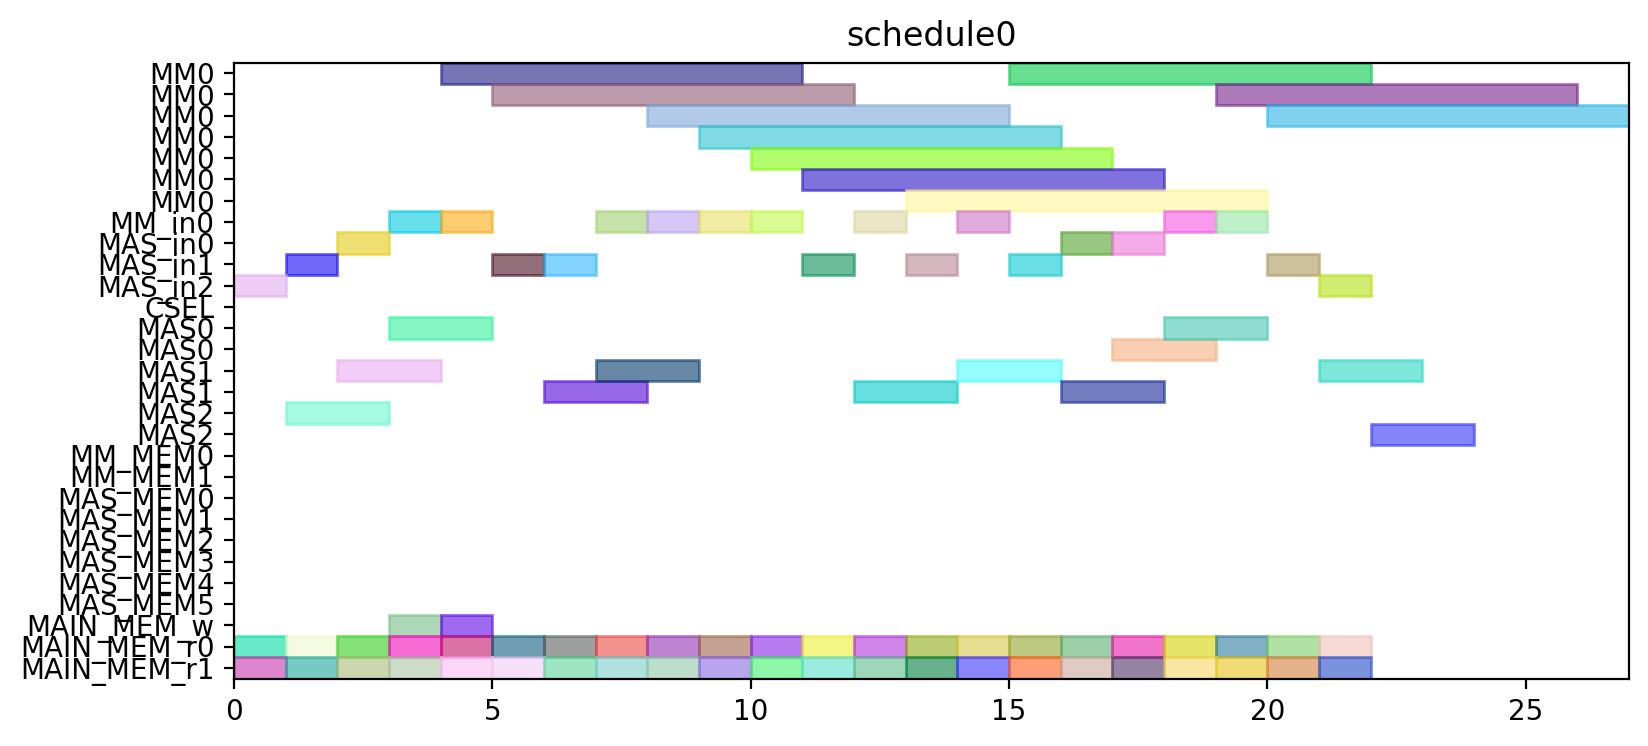

Recreate this plot in Python.
from pyschedule import Scenario, solvers, plotters, alt


def solve():
	horizon = 120
	S = Scenario("schedule0", horizon=horizon)

	# resource
	MM = S.Resources('MM', num=1, size=7)
	MM_in = S.Resources('MM_in', num=1)
	MAS_in = S.Resources('MAS_in', num=3)
	CSEL = S.Resource('CSEL')
	MAS = S.Resources('MAS', num=3, size=2, periods=range(1, horizon))
	MM_MEM = S.Resources('MM_MEM', num=2)
	MAS_MEM = S.Resources('MAS_MEM', num=6)
	MAIN_MEM_w = S.Resource('MAIN_MEM_w', size=1)
	MAIN_MEM_r = S.Resources('MAIN_MEM_r', num=2)

	# result of previous scheduling

	# new tasks
	c10_t0 = S.Task('c10_t0', length=7, delay_cost=1)
	c10_t0 += alt(MM)
	c10_t0_in = S.Task('c10_t0_in', length=1, delay_cost=1)
	c10_t0_in += alt(MM_in)
	S += c10_t0_in*MM_in[0]<=c10_t0*MM[0]
	c10_t0_mem0 = S.Task('c10_t0_mem0', length=1, delay_cost=1)
	c10_t0_mem0 += MAIN_MEM_r[0]
	S += c10_t0_mem0 <= c10_t0

	c10_t0_mem1 = S.Task('c10_t0_mem1', length=1, delay_cost=1)
	c10_t0_mem1 += MAIN_MEM_r[1]
	S += c10_t0_mem1 <= c10_t0

	c10_t1 = S.Task('c10_t1', length=7, delay_cost=1)
	c10_t1 += alt(MM)
	c10_t1_in = S.Task('c10_t1_in', length=1, delay_cost=1)
	c10_t1_in += alt(MM_in)
	S += c10_t1_in*MM_in[0]<=c10_t1*MM[0]
	c10_t1_mem0 = S.Task('c10_t1_mem0', length=1, delay_cost=1)
	c10_t1_mem0 += MAIN_MEM_r[0]
	S += c10_t1_mem0 <= c10_t1

	c10_t1_mem1 = S.Task('c10_t1_mem1', length=1, delay_cost=1)
	c10_t1_mem1 += MAIN_MEM_r[1]
	S += c10_t1_mem1 <= c10_t1

	c10_t2 = S.Task('c10_t2', length=2, delay_cost=1)
	c10_t2 += alt(MAS)
	c10_t2_in = S.Task('c10_t2_in', length=1, delay_cost=1)
	c10_t2_in += alt(MAS_in)
	S += c10_t2_in*MAS_in[0]<=c10_t2*MAS[0]

	S += c10_t2_in*MAS_in[1]<=c10_t2*MAS[1]

	S += c10_t2_in*MAS_in[2]<=c10_t2*MAS[2]

	c10_t2_mem0 = S.Task('c10_t2_mem0', length=1, delay_cost=1)
	c10_t2_mem0 += MAIN_MEM_r[0]
	S += c10_t2_mem0 <= c10_t2

	c10_t2_mem1 = S.Task('c10_t2_mem1', length=1, delay_cost=1)
	c10_t2_mem1 += MAIN_MEM_r[1]
	S += c10_t2_mem1 <= c10_t2

	c10_t3 = S.Task('c10_t3', length=2, delay_cost=1)
	c10_t3 += alt(MAS)
	c10_t3_in = S.Task('c10_t3_in', length=1, delay_cost=1)
	c10_t3_in += alt(MAS_in)
	S += c10_t3_in*MAS_in[0]<=c10_t3*MAS[0]

	S += c10_t3_in*MAS_in[1]<=c10_t3*MAS[1]

	S += c10_t3_in*MAS_in[2]<=c10_t3*MAS[2]

	c10_t3_mem0 = S.Task('c10_t3_mem0', length=1, delay_cost=1)
	c10_t3_mem0 += MAIN_MEM_r[0]
	S += c10_t3_mem0 <= c10_t3

	c10_t3_mem1 = S.Task('c10_t3_mem1', length=1, delay_cost=1)
	c10_t3_mem1 += MAIN_MEM_r[1]
	S += c10_t3_mem1 <= c10_t3

	c20_t0 = S.Task('c20_t0', length=7, delay_cost=1)
	c20_t0 += alt(MM)
	c20_t0_in = S.Task('c20_t0_in', length=1, delay_cost=1)
	c20_t0_in += alt(MM_in)
	S += c20_t0_in*MM_in[0]<=c20_t0*MM[0]
	c20_t0_mem0 = S.Task('c20_t0_mem0', length=1, delay_cost=1)
	c20_t0_mem0 += MAIN_MEM_r[0]
	S += c20_t0_mem0 <= c20_t0

	c20_t0_mem1 = S.Task('c20_t0_mem1', length=1, delay_cost=1)
	c20_t0_mem1 += MAIN_MEM_r[1]
	S += c20_t0_mem1 <= c20_t0

	c20_t1 = S.Task('c20_t1', length=7, delay_cost=1)
	c20_t1 += alt(MM)
	c20_t1_in = S.Task('c20_t1_in', length=1, delay_cost=1)
	c20_t1_in += alt(MM_in)
	S += c20_t1_in*MM_in[0]<=c20_t1*MM[0]
	c20_t1_mem0 = S.Task('c20_t1_mem0', length=1, delay_cost=1)
	c20_t1_mem0 += MAIN_MEM_r[0]
	S += c20_t1_mem0 <= c20_t1

	c20_t1_mem1 = S.Task('c20_t1_mem1', length=1, delay_cost=1)
	c20_t1_mem1 += MAIN_MEM_r[1]
	S += c20_t1_mem1 <= c20_t1

	c20_t2 = S.Task('c20_t2', length=2, delay_cost=1)
	c20_t2 += alt(MAS)
	c20_t2_in = S.Task('c20_t2_in', length=1, delay_cost=1)
	c20_t2_in += alt(MAS_in)
	S += c20_t2_in*MAS_in[0]<=c20_t2*MAS[0]

	S += c20_t2_in*MAS_in[1]<=c20_t2*MAS[1]

	S += c20_t2_in*MAS_in[2]<=c20_t2*MAS[2]

	c20_t2_mem0 = S.Task('c20_t2_mem0', length=1, delay_cost=1)
	c20_t2_mem0 += MAIN_MEM_r[0]
	S += c20_t2_mem0 <= c20_t2

	c20_t2_mem1 = S.Task('c20_t2_mem1', length=1, delay_cost=1)
	c20_t2_mem1 += MAIN_MEM_r[1]
	S += c20_t2_mem1 <= c20_t2

	c20_t3 = S.Task('c20_t3', length=2, delay_cost=1)
	c20_t3 += alt(MAS)
	c20_t3_in = S.Task('c20_t3_in', length=1, delay_cost=1)
	c20_t3_in += alt(MAS_in)
	S += c20_t3_in*MAS_in[0]<=c20_t3*MAS[0]

	S += c20_t3_in*MAS_in[1]<=c20_t3*MAS[1]

	S += c20_t3_in*MAS_in[2]<=c20_t3*MAS[2]

	c20_t3_mem0 = S.Task('c20_t3_mem0', length=1, delay_cost=1)
	c20_t3_mem0 += MAIN_MEM_r[0]
	S += c20_t3_mem0 <= c20_t3

	c20_t3_mem1 = S.Task('c20_t3_mem1', length=1, delay_cost=1)
	c20_t3_mem1 += MAIN_MEM_r[1]
	S += c20_t3_mem1 <= c20_t3

	c01_t0 = S.Task('c01_t0', length=7, delay_cost=1)
	c01_t0 += alt(MM)
	c01_t0_in = S.Task('c01_t0_in', length=1, delay_cost=1)
	c01_t0_in += alt(MM_in)
	S += c01_t0_in*MM_in[0]<=c01_t0*MM[0]
	c01_t0_mem0 = S.Task('c01_t0_mem0', length=1, delay_cost=1)
	c01_t0_mem0 += MAIN_MEM_r[0]
	S += c01_t0_mem0 <= c01_t0

	c01_t0_mem1 = S.Task('c01_t0_mem1', length=1, delay_cost=1)
	c01_t0_mem1 += MAIN_MEM_r[1]
	S += c01_t0_mem1 <= c01_t0

	c01_t1 = S.Task('c01_t1', length=7, delay_cost=1)
	c01_t1 += alt(MM)
	c01_t1_in = S.Task('c01_t1_in', length=1, delay_cost=1)
	c01_t1_in += alt(MM_in)
	S += c01_t1_in*MM_in[0]<=c01_t1*MM[0]
	c01_t1_mem0 = S.Task('c01_t1_mem0', length=1, delay_cost=1)
	c01_t1_mem0 += MAIN_MEM_r[0]
	S += c01_t1_mem0 <= c01_t1

	c01_t1_mem1 = S.Task('c01_t1_mem1', length=1, delay_cost=1)
	c01_t1_mem1 += MAIN_MEM_r[1]
	S += c01_t1_mem1 <= c01_t1

	c01_t2 = S.Task('c01_t2', length=2, delay_cost=1)
	c01_t2 += alt(MAS)
	c01_t2_in = S.Task('c01_t2_in', length=1, delay_cost=1)
	c01_t2_in += alt(MAS_in)
	S += c01_t2_in*MAS_in[0]<=c01_t2*MAS[0]

	S += c01_t2_in*MAS_in[1]<=c01_t2*MAS[1]

	S += c01_t2_in*MAS_in[2]<=c01_t2*MAS[2]

	c01_t2_mem0 = S.Task('c01_t2_mem0', length=1, delay_cost=1)
	c01_t2_mem0 += MAIN_MEM_r[0]
	S += c01_t2_mem0 <= c01_t2

	c01_t2_mem1 = S.Task('c01_t2_mem1', length=1, delay_cost=1)
	c01_t2_mem1 += MAIN_MEM_r[1]
	S += c01_t2_mem1 <= c01_t2

	c01_t3 = S.Task('c01_t3', length=2, delay_cost=1)
	c01_t3 += alt(MAS)
	c01_t3_in = S.Task('c01_t3_in', length=1, delay_cost=1)
	c01_t3_in += alt(MAS_in)
	S += c01_t3_in*MAS_in[0]<=c01_t3*MAS[0]

	S += c01_t3_in*MAS_in[1]<=c01_t3*MAS[1]

	S += c01_t3_in*MAS_in[2]<=c01_t3*MAS[2]

	c01_t3_mem0 = S.Task('c01_t3_mem0', length=1, delay_cost=1)
	c01_t3_mem0 += MAIN_MEM_r[0]
	S += c01_t3_mem0 <= c01_t3

	c01_t3_mem1 = S.Task('c01_t3_mem1', length=1, delay_cost=1)
	c01_t3_mem1 += MAIN_MEM_r[1]
	S += c01_t3_mem1 <= c01_t3

	c11_t0 = S.Task('c11_t0', length=7, delay_cost=1)
	c11_t0 += alt(MM)
	c11_t0_in = S.Task('c11_t0_in', length=1, delay_cost=1)
	c11_t0_in += alt(MM_in)
	S += c11_t0_in*MM_in[0]<=c11_t0*MM[0]
	c11_t0_mem0 = S.Task('c11_t0_mem0', length=1, delay_cost=1)
	c11_t0_mem0 += MAIN_MEM_r[0]
	S += c11_t0_mem0 <= c11_t0

	c11_t0_mem1 = S.Task('c11_t0_mem1', length=1, delay_cost=1)
	c11_t0_mem1 += MAIN_MEM_r[1]
	S += c11_t0_mem1 <= c11_t0

	c11_t1 = S.Task('c11_t1', length=7, delay_cost=1)
	c11_t1 += alt(MM)
	c11_t1_in = S.Task('c11_t1_in', length=1, delay_cost=1)
	c11_t1_in += alt(MM_in)
	S += c11_t1_in*MM_in[0]<=c11_t1*MM[0]
	c11_t1_mem0 = S.Task('c11_t1_mem0', length=1, delay_cost=1)
	c11_t1_mem0 += MAIN_MEM_r[0]
	S += c11_t1_mem0 <= c11_t1

	c11_t1_mem1 = S.Task('c11_t1_mem1', length=1, delay_cost=1)
	c11_t1_mem1 += MAIN_MEM_r[1]
	S += c11_t1_mem1 <= c11_t1

	c11_t2 = S.Task('c11_t2', length=2, delay_cost=1)
	c11_t2 += alt(MAS)
	c11_t2_in = S.Task('c11_t2_in', length=1, delay_cost=1)
	c11_t2_in += alt(MAS_in)
	S += c11_t2_in*MAS_in[0]<=c11_t2*MAS[0]

	S += c11_t2_in*MAS_in[1]<=c11_t2*MAS[1]

	S += c11_t2_in*MAS_in[2]<=c11_t2*MAS[2]

	c11_t2_mem0 = S.Task('c11_t2_mem0', length=1, delay_cost=1)
	c11_t2_mem0 += MAIN_MEM_r[0]
	S += c11_t2_mem0 <= c11_t2

	c11_t2_mem1 = S.Task('c11_t2_mem1', length=1, delay_cost=1)
	c11_t2_mem1 += MAIN_MEM_r[1]
	S += c11_t2_mem1 <= c11_t2

	c11_t3 = S.Task('c11_t3', length=2, delay_cost=1)
	c11_t3 += alt(MAS)
	c11_t3_in = S.Task('c11_t3_in', length=1, delay_cost=1)
	c11_t3_in += alt(MAS_in)
	S += c11_t3_in*MAS_in[0]<=c11_t3*MAS[0]

	S += c11_t3_in*MAS_in[1]<=c11_t3*MAS[1]

	S += c11_t3_in*MAS_in[2]<=c11_t3*MAS[2]

	c11_t3_mem0 = S.Task('c11_t3_mem0', length=1, delay_cost=1)
	c11_t3_mem0 += MAIN_MEM_r[0]
	S += c11_t3_mem0 <= c11_t3

	c11_t3_mem1 = S.Task('c11_t3_mem1', length=1, delay_cost=1)
	c11_t3_mem1 += MAIN_MEM_r[1]
	S += c11_t3_mem1 <= c11_t3

	c21_t0 = S.Task('c21_t0', length=7, delay_cost=1)
	c21_t0 += alt(MM)
	c21_t0_in = S.Task('c21_t0_in', length=1, delay_cost=1)
	c21_t0_in += alt(MM_in)
	S += c21_t0_in*MM_in[0]<=c21_t0*MM[0]
	c21_t0_mem0 = S.Task('c21_t0_mem0', length=1, delay_cost=1)
	c21_t0_mem0 += MAIN_MEM_r[0]
	S += c21_t0_mem0 <= c21_t0

	c21_t0_mem1 = S.Task('c21_t0_mem1', length=1, delay_cost=1)
	c21_t0_mem1 += MAIN_MEM_r[1]
	S += c21_t0_mem1 <= c21_t0

	c21_t1 = S.Task('c21_t1', length=7, delay_cost=1)
	c21_t1 += alt(MM)
	c21_t1_in = S.Task('c21_t1_in', length=1, delay_cost=1)
	c21_t1_in += alt(MM_in)
	S += c21_t1_in*MM_in[0]<=c21_t1*MM[0]
	c21_t1_mem0 = S.Task('c21_t1_mem0', length=1, delay_cost=1)
	c21_t1_mem0 += MAIN_MEM_r[0]
	S += c21_t1_mem0 <= c21_t1

	c21_t1_mem1 = S.Task('c21_t1_mem1', length=1, delay_cost=1)
	c21_t1_mem1 += MAIN_MEM_r[1]
	S += c21_t1_mem1 <= c21_t1

	c21_t2 = S.Task('c21_t2', length=2, delay_cost=1)
	c21_t2 += alt(MAS)
	c21_t2_in = S.Task('c21_t2_in', length=1, delay_cost=1)
	c21_t2_in += alt(MAS_in)
	S += c21_t2_in*MAS_in[0]<=c21_t2*MAS[0]

	S += c21_t2_in*MAS_in[1]<=c21_t2*MAS[1]

	S += c21_t2_in*MAS_in[2]<=c21_t2*MAS[2]

	c21_t2_mem0 = S.Task('c21_t2_mem0', length=1, delay_cost=1)
	c21_t2_mem0 += MAIN_MEM_r[0]
	S += c21_t2_mem0 <= c21_t2

	c21_t2_mem1 = S.Task('c21_t2_mem1', length=1, delay_cost=1)
	c21_t2_mem1 += MAIN_MEM_r[1]
	S += c21_t2_mem1 <= c21_t2

	c21_t3 = S.Task('c21_t3', length=2, delay_cost=1)
	c21_t3 += alt(MAS)
	c21_t3_in = S.Task('c21_t3_in', length=1, delay_cost=1)
	c21_t3_in += alt(MAS_in)
	S += c21_t3_in*MAS_in[0]<=c21_t3*MAS[0]

	S += c21_t3_in*MAS_in[1]<=c21_t3*MAS[1]

	S += c21_t3_in*MAS_in[2]<=c21_t3*MAS[2]

	c21_t3_mem0 = S.Task('c21_t3_mem0', length=1, delay_cost=1)
	c21_t3_mem0 += MAIN_MEM_r[0]
	S += c21_t3_mem0 <= c21_t3

	c21_t3_mem1 = S.Task('c21_t3_mem1', length=1, delay_cost=1)
	c21_t3_mem1 += MAIN_MEM_r[1]
	S += c21_t3_mem1 <= c21_t3

	c000 = S.Task('c000', length=2, delay_cost=1)
	c000 += alt(MAS)
	c000_in = S.Task('c000_in', length=1, delay_cost=1)
	c000_in += alt(MAS_in)
	S += c000_in*MAS_in[0]<=c000*MAS[0]

	S += c000_in*MAS_in[1]<=c000*MAS[1]

	S += c000_in*MAS_in[2]<=c000*MAS[2]

	S += 0<c000

	c000_w = S.Task('c000_w', length=1, delay_cost=1)
	c000_w += alt(MAIN_MEM_w)
	S += c000 <= c000_w

	c000_mem0 = S.Task('c000_mem0', length=1, delay_cost=1)
	c000_mem0 += MAIN_MEM_r[0]
	S += c000_mem0 <= c000

	c000_mem1 = S.Task('c000_mem1', length=1, delay_cost=1)
	c000_mem1 += MAIN_MEM_r[1]
	S += c000_mem1 <= c000

	c001 = S.Task('c001', length=2, delay_cost=1)
	c001 += alt(MAS)
	c001_in = S.Task('c001_in', length=1, delay_cost=1)
	c001_in += alt(MAS_in)
	S += c001_in*MAS_in[0]<=c001*MAS[0]

	S += c001_in*MAS_in[1]<=c001*MAS[1]

	S += c001_in*MAS_in[2]<=c001*MAS[2]

	S += 0<c001

	c001_w = S.Task('c001_w', length=1, delay_cost=1)
	c001_w += alt(MAIN_MEM_w)
	S += c001 <= c001_w

	c001_mem0 = S.Task('c001_mem0', length=1, delay_cost=1)
	c001_mem0 += MAIN_MEM_r[0]
	S += c001_mem0 <= c001

	c001_mem1 = S.Task('c001_mem1', length=1, delay_cost=1)
	c001_mem1 += MAIN_MEM_r[1]
	S += c001_mem1 <= c001

	solvers.mip.solve(S,msg=1,kind='CPLEX',ratio_gap=1.01)

	solution = [['hoge']*len(S.solution()[1]) for i in range(len(S.solution()))]
	for i in range(len(S.solution())):
		for j in range(len(S.solution()[i])):
			solution[i][j]=str(S.solution()[i][j])
	print(solution)

	cycles = int(solution[-1][3])

	pic_file_name = "/mnt/rose/usr1/fukuda/ABE/multiRAM_multiMAS_16mux/scheduling_result/stage7MM1_stage2MAS3/FROB/schedule0.png"
	if(S.solution() != []):
		plotters.matplotlib.plot(S,img_filename=pic_file_name, show_task_labels=False, fig_size=(cycles*0.25+3, 4))

	return solution
